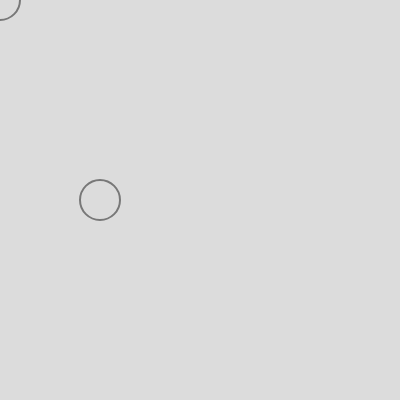
Frame 1 (no input)
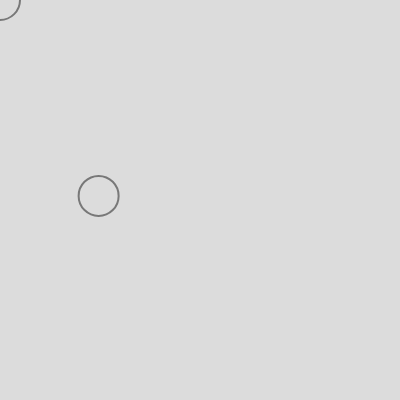
Frame 60 (no input)
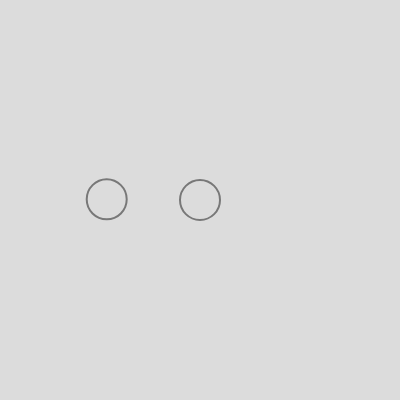
Frame 120 (the mouse pressed at the canvas centre since frame 60)

The p5.js sketch that drew these frames (run headless with seeded random() and noise() and a simulated clock; from frame 60 on, the mouse is pressed at the canvas centre):

// p5.js sketch
// ── sketch.js
let ball1, ball2;

function setup() {
    createCanvas(400, 400);

    ball1 = new Ball(100, 200);
    ball2 = new Ball(200, 200);

}

function draw() {
    background(220);
    ball2.x = mouseX;
    ball2.y = mouseY;
    if (ball1.overlap(ball2)) {
        background('pink');
    }
    ball1.show();
    ball2.show();
    ball1.move();

}

class Ball {
    constructor(x, y) {
        this.x = x;
        this.y = y;
        this.r = 40;
        this.col = 220;
    }

    show() {
        fill(this.col);
        stroke(120);
        strokeWeight(2);
        circle(this.x, this.y, this.r);
    }

    move() {
        this.x += random(-2, 2);
        this.y += random(-2, 2);
    }
    overlap(other) {
        let d = dist(this.x, this.y, other.x, other.y);
        if (d < this.r) {
            return true;
        } else {
            return false;
        }
    }


}
